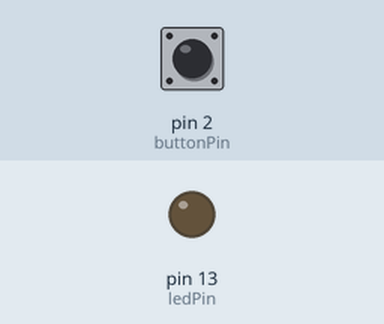
Recording of a sketch running on a simulated Arduino Uno, built with avr-gcc and run on an emulated ATmega328P. On the bench: output pins drawn as LEDs (lit = HIGH). The inputs (shaded band) are chosen by the test bench; at power-on: pin 2 (buttonPin) LOW.

Above: at 1.2 s.
1.3 s: pin 2 (buttonPin) pulled HIGH for 0.15 s
At 1.37 s:
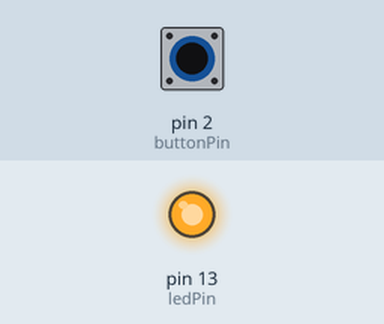
2.9 s: pin 2 (buttonPin) pulled HIGH for 3.2 s
At 6.7 s:
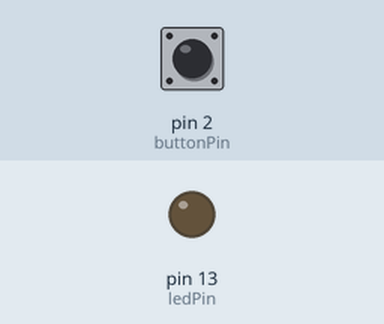
Timing chart, 0 to 8.2 s (numbered marks = the images above; inputs shaded):
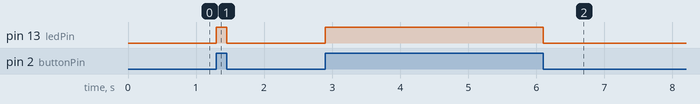

Measured:
- after the input at 1.3 s, pin 13 (ledPin): LOW → HIGH at once, → LOW 0.15 s later
- after the input at 2.9 s, pin 13 (ledPin): LOW → HIGH at once, → LOW 3.2 s later

The sketch:

Code_02.ino
```cpp
//Switch on led when push button is pressed

int buttonState = 0;
int ledPin = 13;
int buttonPin = 2;

void setup()
{
  pinMode(buttonPin, INPUT); //configures pin 2 as an input
  pinMode(ledPin, OUTPUT); //configures pin 13 as an output
}

void loop()
{
  buttonState = digitalRead(buttonPin);
  if (buttonState == HIGH) { //if button is pressed
  	digitalWrite(ledPin, HIGH); //turn the led on
  }
  else {
    digitalWrite(ledPin, LOW);
  }
}
```
